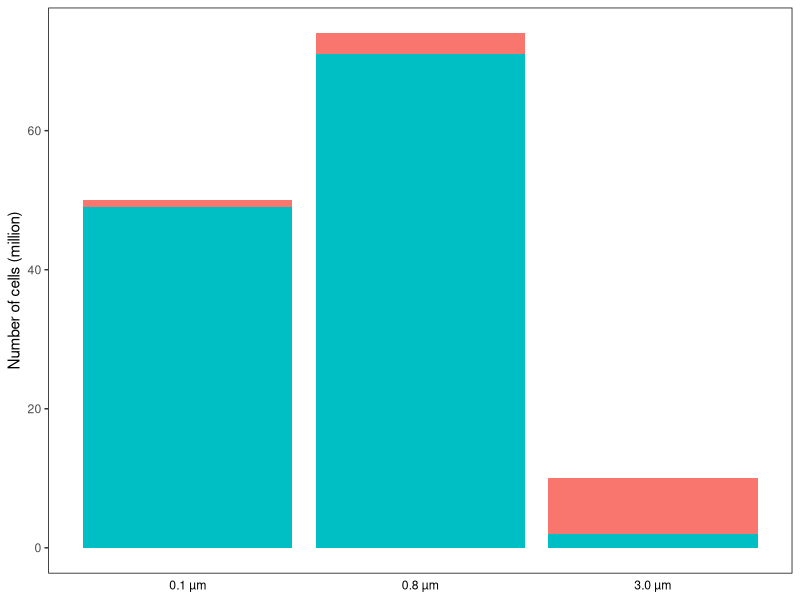
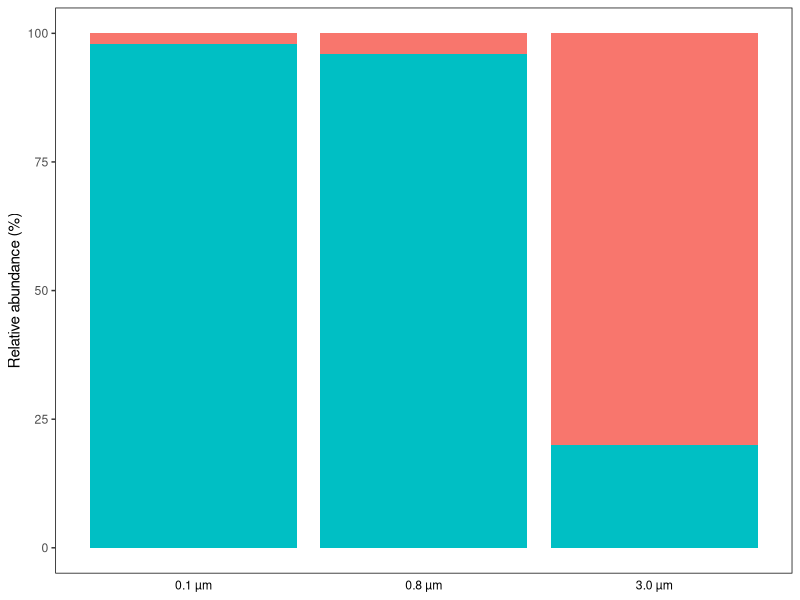
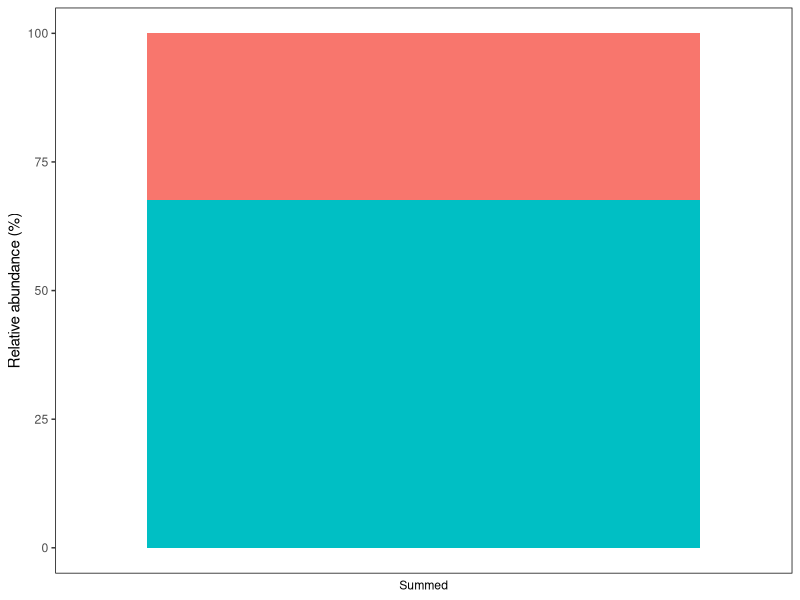

These figures' R source, in order:
#library
library(ggplot2)

#values
df <- data.frame(fraction = factor(c("0.1 µm", "0.1 µm", "0.8 µm", "0.8 µm", "3.0 µm", "3.0 µm")),
                levels = c("0.1 µm", "0.8 µm", "3.0 µm"),
                OTU = factor(c("OTU 1", "OTU 2", "OTU 1", "OTU 2", "OTU 1", "OTU 2")),
                abundance = c(1, 49, 3, 71, 8, 2)
                )

#plot
p <- ggplot(data=df, aes(x=fraction, y=abundance, fill=OTU))
p <- p + geom_bar(stat="identity")
p <- p + theme(panel.grid.major=element_blank(), panel.grid.minor = element_blank(), panel.background=element_blank())
p <- p + theme(panel.border=element_rect(fill=NA))
p <- p + theme(axis.title.x=element_blank())
p <- p + theme(axis.text.x = element_text(color="black"))
p <- p + theme(axis.ticks.x = element_blank())
p <- p + ylab("Number of cells (million)")
p <- p + xlab("Size fraction")
p <- p + theme(legend.position="none")

#output
ggsave("fractionabundances1.png", p, width=3, height=3, dpi=1200)

#values
df <- data.frame(fraction = factor(c("0.1 µm", "0.1 µm", "0.8 µm", "0.8 µm", "3.0 µm", "3.0 µm")),
                levels = c("0.1 µm", "0.8 µm", "3.0 µm"),
                OTU = factor(c("OTU 1", "OTU 2", "OTU 1", "OTU 2", "OTU 1", "OTU 2")),
                abundance = c(2, 98, 4, 96, 80, 20)
                )

#plot
p <- ggplot(data=df, aes(x=fraction, y=abundance, fill=OTU))
p <- p + geom_bar(stat="identity")
p <- p + theme(panel.grid.major=element_blank(), panel.grid.minor = element_blank(), panel.background=element_blank())
p <- p + theme(panel.border=element_rect(fill=NA))
p <- p + theme(axis.title.x=element_blank())
p <- p + theme(axis.text.x = element_text(color="black"))
p <- p + theme(axis.ticks.x = element_blank())
p <- p + ylab("Relative abundance (%)")
p <- p + xlab("Size fraction")
p <- p + theme(legend.position="none")

#output
ggsave("fractionabundances2.png", p, width=3, height=3, dpi=1200)

#values
df <- data.frame(OTU = factor(c("OTU 1", "OTU 2")), abundance = c((2+15+80)/3, (300-2-15-80)/3), sample=factor(c("Summed", "Summed")), levels=c("Summed"))

#plot
p <- ggplot(data=df, aes(y=abundance, fill=OTU, x=sample))
p <- p + geom_bar(stat="identity")
p <- p + theme(panel.grid.major=element_blank(), panel.grid.minor = element_blank(), panel.background=element_blank())
p <- p + theme(panel.border=element_rect(fill=NA))
p <- p + theme(axis.title.x=element_blank())
p <- p + theme(axis.text.x = element_text(color="black"))
p <- p + theme(axis.ticks.x = element_blank())
p <- p + ylab("Relative abundance (%)")
p <- p + theme(legend.position="none")

#output
ggsave("fractionabundances3.png", p, width=1.7, height=3, dpi=1200)
